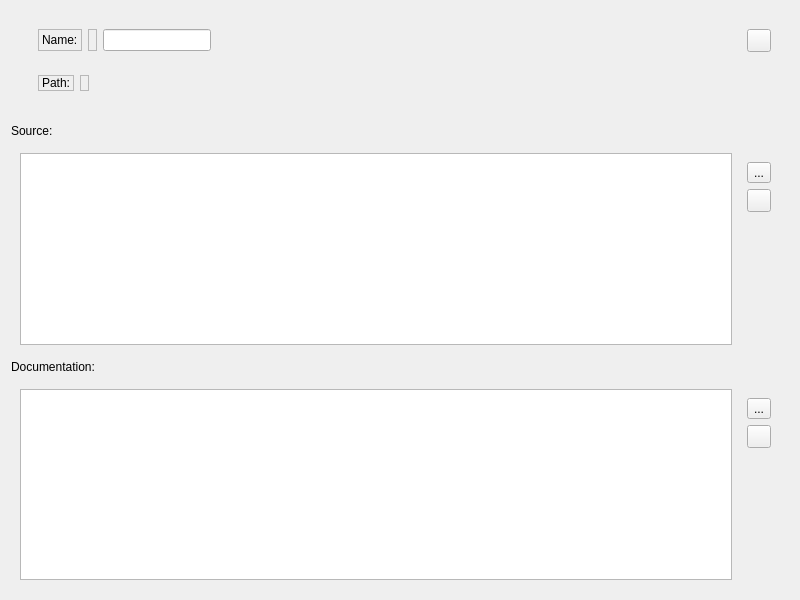
<?xml version="1.0" encoding="UTF-8"?>
<ui version="4.0">
 <class>InspectWindow</class>
 <widget class="QWidget" name="InspectWindow">
  <property name="geometry">
   <rect>
    <x>0</x>
    <y>0</y>
    <width>800</width>
    <height>600</height>
   </rect>
  </property>
  <property name="windowTitle">
   <string>Form</string>
  </property>
  <layout class="QVBoxLayout" name="verticalLayout" stretch="0,0,0,0,1">
   <item>
    <widget class="QWidget" name="horizontalDataLayout" native="true">
     <layout class="QHBoxLayout" name="horizontalLayout_5">
      <item>
       <widget class="QWidget" name="dataWidget" native="true">
        <layout class="QVBoxLayout" name="verticalLayout_4">
         <property name="topMargin">
          <number>0</number>
         </property>
         <item alignment="Qt::AlignmentFlag::AlignLeft">
          <widget class="QWidget" name="nameWidget" native="true">
           <layout class="QHBoxLayout" name="horizontalLayout_3">
            <item>
             <widget class="QLabel" name="label_4">
              <property name="frameShape">
               <enum>QFrame::Shape::StyledPanel</enum>
              </property>
              <property name="text">
               <string>Name:</string>
              </property>
             </widget>
            </item>
            <item>
             <widget class="QLabel" name="nameLabel">
              <property name="cursor">
               <cursorShape>IBeamCursor</cursorShape>
              </property>
              <property name="frameShape">
               <enum>QFrame::Shape::StyledPanel</enum>
              </property>
              <property name="text">
               <string/>
              </property>
              <property name="textInteractionFlags">
               <set>Qt::TextInteractionFlag::LinksAccessibleByMouse|Qt::TextInteractionFlag::TextSelectableByKeyboard|Qt::TextInteractionFlag::TextSelectableByMouse</set>
              </property>
             </widget>
            </item>
            <item>
             <widget class="QLineEdit" name="nameEdit"/>
            </item>
           </layout>
          </widget>
         </item>
         <item alignment="Qt::AlignmentFlag::AlignLeft">
          <widget class="QWidget" name="pathWidget" native="true">
           <layout class="QHBoxLayout" name="horizontalLayout_4">
            <item>
             <widget class="QLabel" name="label_2">
              <property name="frameShape">
               <enum>QFrame::Shape::StyledPanel</enum>
              </property>
              <property name="text">
               <string>Path:</string>
              </property>
             </widget>
            </item>
            <item>
             <widget class="QLabel" name="pathLabel">
              <property name="cursor">
               <cursorShape>IBeamCursor</cursorShape>
              </property>
              <property name="frameShape">
               <enum>QFrame::Shape::StyledPanel</enum>
              </property>
              <property name="text">
               <string/>
              </property>
              <property name="textInteractionFlags">
               <set>Qt::TextInteractionFlag::LinksAccessibleByMouse|Qt::TextInteractionFlag::TextSelectableByKeyboard|Qt::TextInteractionFlag::TextSelectableByMouse</set>
              </property>
             </widget>
            </item>
           </layout>
          </widget>
         </item>
        </layout>
       </widget>
      </item>
      <item alignment="Qt::AlignmentFlag::AlignTop">
       <widget class="QWidget" name="widget_3" native="true">
        <property name="sizePolicy">
         <sizepolicy hsizetype="Maximum" vsizetype="Preferred">
          <horstretch>0</horstretch>
          <verstretch>0</verstretch>
         </sizepolicy>
        </property>
        <layout class="QVBoxLayout" name="verticalLayout_5">
         <item>
          <widget class="QToolButton" name="editNameButton">
           <property name="text">
            <string/>
           </property>
           <property name="icon">
            <iconset theme="QIcon::ThemeIcon::MailMessageNew"/>
           </property>
          </widget>
         </item>
        </layout>
       </widget>
      </item>
     </layout>
    </widget>
   </item>
   <item>
    <widget class="QLabel" name="sourceLabel">
     <property name="text">
      <string>Source:</string>
     </property>
    </widget>
   </item>
   <item>
    <widget class="QWidget" name="sourceWidget" native="true">
     <layout class="QHBoxLayout" name="horizontalLayout" stretch="10,0">
      <item>
       <widget class="QTextEdit" name="sourceTextEdit">
        <property name="textInteractionFlags">
         <set>Qt::TextInteractionFlag::TextSelectableByKeyboard|Qt::TextInteractionFlag::TextSelectableByMouse</set>
        </property>
       </widget>
      </item>
      <item alignment="Qt::AlignmentFlag::AlignTop">
       <widget class="QWidget" name="sourceButtons" native="true">
        <property name="layoutDirection">
         <enum>Qt::LayoutDirection::LeftToRight</enum>
        </property>
        <layout class="QVBoxLayout" name="verticalLayout_2">
         <item>
          <widget class="QToolButton" name="expandSourceButton">
           <property name="text">
            <string>...</string>
           </property>
           <property name="icon">
            <iconset theme="QIcon::ThemeIcon::ViewFullscreen"/>
           </property>
           <property name="iconSize">
            <size>
             <width>16</width>
             <height>16</height>
            </size>
           </property>
          </widget>
         </item>
         <item>
          <widget class="QToolButton" name="editSourceButton">
           <property name="text">
            <string/>
           </property>
           <property name="icon">
            <iconset theme="QIcon::ThemeIcon::MailMessageNew"/>
           </property>
          </widget>
         </item>
        </layout>
       </widget>
      </item>
     </layout>
    </widget>
   </item>
   <item>
    <widget class="QLabel" name="documentationLabel">
     <property name="text">
      <string>Documentation:</string>
     </property>
    </widget>
   </item>
   <item>
    <widget class="QWidget" name="documentationWidget" native="true">
     <layout class="QHBoxLayout" name="horizontalLayout_2">
      <item>
       <widget class="QTextEdit" name="documentationTextEdit">
        <property name="textInteractionFlags">
         <set>Qt::TextInteractionFlag::TextSelectableByKeyboard|Qt::TextInteractionFlag::TextSelectableByMouse</set>
        </property>
       </widget>
      </item>
      <item alignment="Qt::AlignmentFlag::AlignTop">
       <widget class="QWidget" name="documentationButtons" native="true">
        <layout class="QVBoxLayout" name="verticalLayout_3">
         <item>
          <widget class="QToolButton" name="expandDocumentationButton">
           <property name="text">
            <string>...</string>
           </property>
           <property name="icon">
            <iconset theme="QIcon::ThemeIcon::ViewFullscreen"/>
           </property>
           <property name="iconSize">
            <size>
             <width>16</width>
             <height>16</height>
            </size>
           </property>
          </widget>
         </item>
         <item>
          <widget class="QToolButton" name="editDocumentationButton">
           <property name="text">
            <string/>
           </property>
           <property name="icon">
            <iconset theme="QIcon::ThemeIcon::MailMessageNew"/>
           </property>
          </widget>
         </item>
        </layout>
       </widget>
      </item>
     </layout>
    </widget>
   </item>
  </layout>
 </widget>
 <resources/>
 <connections/>
</ui>
